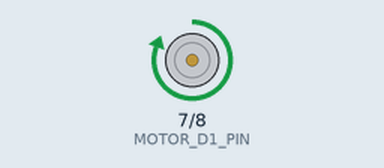
This sketch was run on a simulated Arduino Uno, built with avr-gcc and run on an emulated ATmega328P. Shown: motor-driver pin pairs drawn as motors (green arrow = first pin HIGH = forward, orange = second pin HIGH = backward, longer = more drive, scaled by the enable pin). At 3.0 s the program stops and its outputs stay as they are.

Above: at 0.1 s.
At 1.1 s:
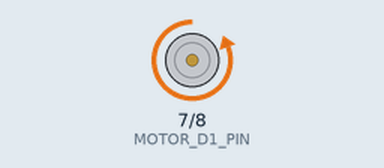
At 2.1 s:
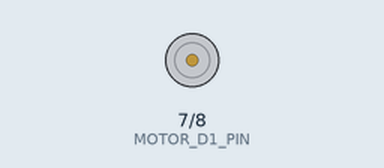
Timing chart, 0 to 3.6 s (numbered marks = the images above):
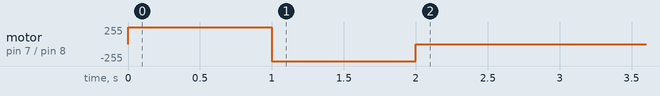

Measured:
- by itself, motor on pin 7 (MOTOR_D1_PIN) / pin 8 (MOTOR_D2_PIN): stopped → forward 255/255 at 0.00 s, → backward 255/255 1.0 s later, → stopped 1.0 s later

The sketch:

assignment_1_wk10_lecture.ino
```cpp
#define MOTOR_D1_PIN 7
#define MOTOR_D2_PIN 8
#define MOTOR_PWM_PIN 6
void setup()
{
  pinMode(MOTOR_D1_PIN,OUTPUT);
  pinMode(MOTOR_D2_PIN,OUTPUT);
  pinMode(MOTOR_PWM_PIN,OUTPUT);
}

void loop()
{
  digitalWrite(MOTOR_D1_PIN,HIGH);
  digitalWrite(MOTOR_D2_PIN,LOW);
  analogWrite(MOTOR_PWM_PIN,255);
  delay(1000);
  digitalWrite(MOTOR_D1_PIN,LOW);
  digitalWrite(MOTOR_D2_PIN,HIGH);
  analogWrite(MOTOR_PWM_PIN,255);
  delay(1000);
  digitalWrite(MOTOR_D1_PIN,LOW);
  digitalWrite(MOTOR_D2_PIN,LOW);
  analogWrite(MOTOR_PWM_PIN,255);
  delay(1000);
  while(1);
}
```
